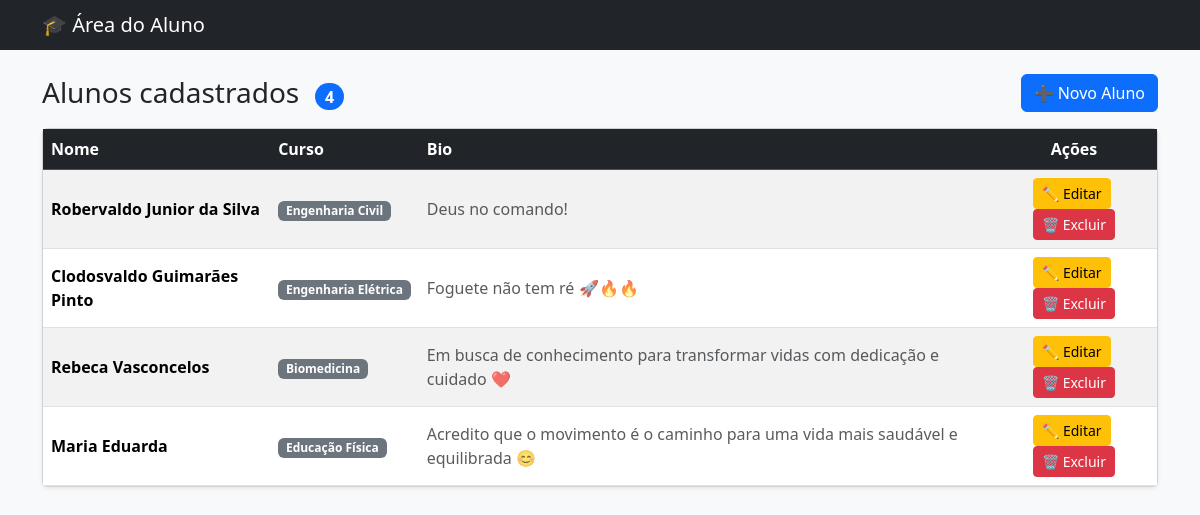
The page /aluno/ on the database as committed earlier.
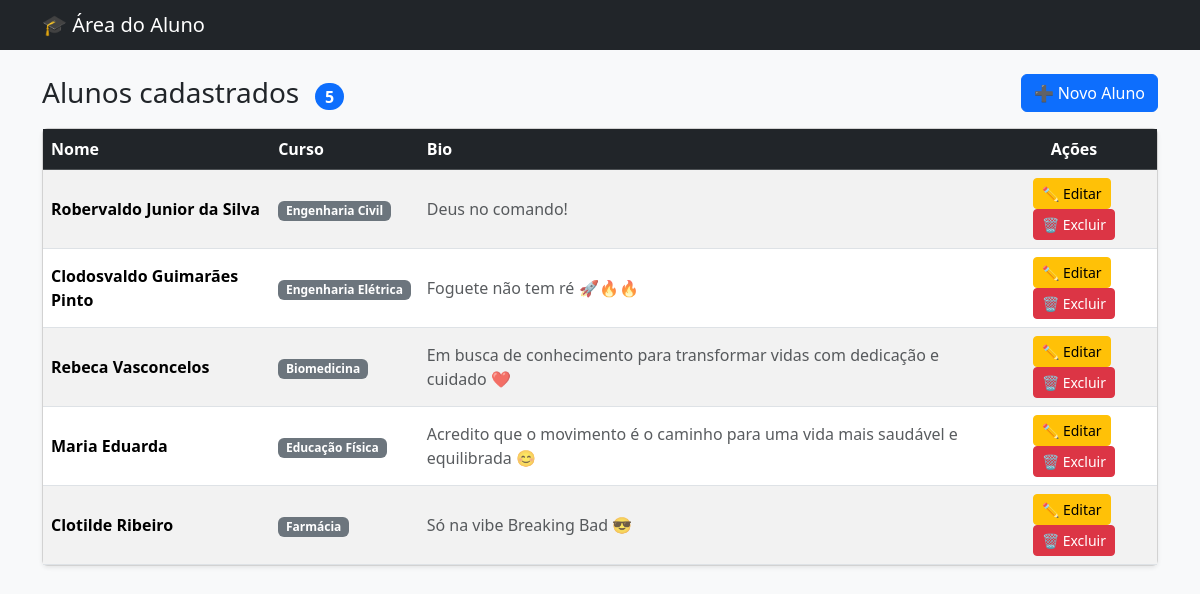
The same page on the database as committed later.
### aluno/models.py (models this page shows, shortened)
class Aluno(models.Model):
    nome = models.CharField(max_length=100)
    curso = models.CharField(max_length=100)
    bio = models.TextField(blank=True)

### aluno/views.py (the view)
# urls.py: path('', views.aluno, name='listar_alunos'),
def aluno(request):
    alunos = Aluno.objects.all()
    return render (request,'aluno/aluno.html',{'alunos': alunos})

### aluno/templates/aluno/aluno.html (shortened to what this page needs)
<!DOCTYPE html>
<html lang="pt-br">
<head>
    <link href="https://cdn.jsdelivr.net/npm/bootstrap@5.3.3/dist/css/bootstrap.min.css" rel="stylesheet">
</head>
<body class="bg-light">
    <nav class="navbar navbar-dark bg-dark mb-4">
        <div class="container">
            <span class="navbar-brand mb-0 h1">🎓 Área do Aluno</span>
        </div>
    </nav>
    <main class="container pb-5">
        <div class="d-flex justify-content-between align-items-center mb-3">
            <h1 class="h3 mb-0">Alunos cadastrados
                <span class="badge bg-primary rounded-pill fs-6 ms-2">{{ alunos|length }}</span>
            </h1>
            <a href="{% url 'criar_aluno' %}" class="btn btn-primary">➕ Novo Aluno</a>
        </div>
        {% if alunos %}
        <div class="card shadow-sm">
            <div class="table-responsive">
                <table class="table table-striped table-hover align-middle mb-0">
                    <thead class="table-dark">
                        <tr>
                            <th>Nome</th>
                            <th>Curso</th>
                            <th>Bio</th>
                            <th class="text-center">Ações</th>
                        </tr>
                    </thead>
                    <tbody>
                        {% for aluno in alunos %}
                        <tr>
                            <td class="fw-semibold">{{ aluno.nome }}</td>
                            <td><span class="badge bg-secondary">{{ aluno.curso }}</span></td>
                            <td class="text-muted">{{ aluno.bio|default:"—" }}</td>
                            <td class="text-center">
                                <a href="{% url 'editar_aluno' aluno.pk %}" class="btn btn-sm btn-warning me-1">✏️ Editar</a>
                                <a href="{% url 'excluir_aluno' aluno.pk %}" class="btn btn-sm btn-danger">🗑️ Excluir</a>
                            </td>
                        </tr>
                        {% endfor %}
                    </tbody>
                </table>
            </div>
        </div>
        {% else %}
        <div class="alert alert-warning" role="alert">
            Nenhum aluno cadastrado ainda.
            <a href="{% url 'criar_aluno' %}" class="alert-link">Cadastre o primeiro!</a>
        </div>
        {% endif %}
    </main>
</body>
</html>

Rows that differ between the two databases and show on the page:
added Aluno: nome "Clotilde Ribeiro", curso "Farmácia", bio "Só na vibe Breaking Bad 😎"
Other text that changed with them:
{{ alunos|length }}: "4" → "5"
